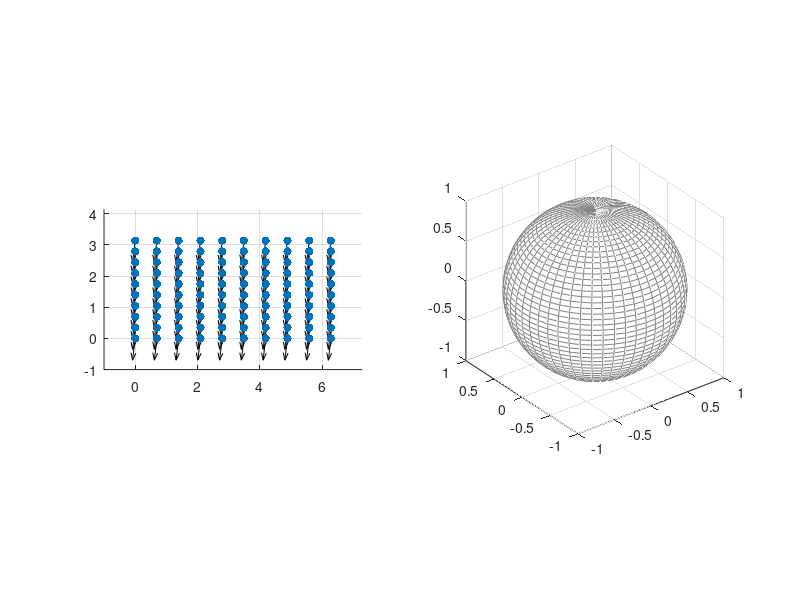

The MATLAB script that drew this image: (Note: this script raises an error after producing the figure.)
% sphere visualizations
close all; 
N = 10;
[u,v] = meshgrid(linspace(0,2*pi,N),linspace(0,pi,N));
S = reshape([u,v],N*N,2);
P = [cos(S(:,1)).*sin(S(:,2)),sin(S(:,1)).*sin(S(:,2)),cos(S(:,2))]; 
% Jacobian of sphere parametrization
J = @(u,v) [-sin(u).*sin(v), cos(u).*cos(v); cos(u).*sin(v), sin(u).*cos(v); 0, -sin(v)];
% normalize points in domain
V = S./sqrt(sum(S.^2,2));
% or sample random directions
% V = 2*rand(N^2,2) - 1; V = V./sqrt(sum(V.^2,2));
% or a random constant direction
V = 2*rand(1,2) -1; V = repmat(V/norm(V),N^2,1);
% or a constant coordinate direction
% V = repmat([0,1],N^2,1);
% tangent vectors (pushforward)
Vt = zeros(N^2,3); for ii=1:N^2, Vt(ii,:) = V(ii,:)*J(S(ii,1),S(ii,2))'; end
Vt = Vt./sqrt(sum(Vt.^2,2));

% mesh the entire sphere
nmesh = 50; [XX,YY,ZZ] = sphere(nmesh);
fig = figure; 
subplot(1,2,1), scatter(S(:,1),S(:,2),'filled','k'); hold on; axis equal; grid on; axis([-1,2*pi+1,-1,pi+1]);
subplot(1,2,1), quiver(S(:,1),S(:,2),V(:,1),V(:,2),1,'k');
subplot(1,2,2), mesh(XX,YY,ZZ,ones(size(ZZ))); hold on; axis equal; colormap gray; alpha(0.75);
subplot(1,2,2), scatter3(P(:,1),P(:,2),P(:,3),'filled','k');
subplot(1,2,2), quiver3(P(:,1),P(:,2),P(:,3),Vt(:,1),Vt(:,2),Vt(:,3),1,'k');
fig.CurrentAxes.Visible = 'off';
